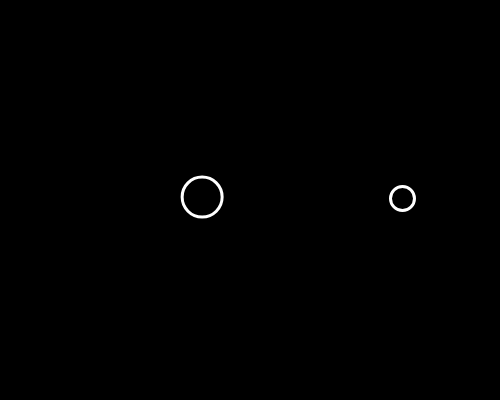
Frame 1 (no input)
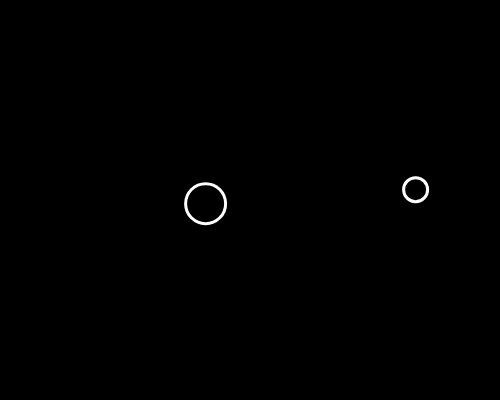
Frame 60 (no input)
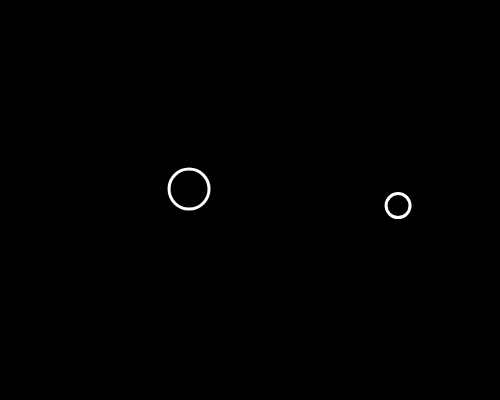
Frame 120 (the mouse pressed at the canvas centre since frame 60)

The p5.js sketch that drew these frames (run headless with seeded random() and noise() and a simulated clock; from frame 60 on, the mouse is pressed at the canvas centre):

// p5.js sketch
// ── sketch.js
let bubble;

function setup() {
  createCanvas(500, 400);
  bubble = new Bubble(200, 200, 20);
  mubble = new Bubble(400, 200, 12);

}

function draw() {
  background(0);
  bubble.move();
  bubble.show();
  mubble.move();
  mubble.show();

}

class Bubble {
  constructor(x, y, r) {
    this.x = x;
    this.y = y;
    this.r = r;
  }

  move() {
    this.x = this.x + random(-5, 5);
    this.y = this.y + random(-5, 5);
    if (this.x > width || this.x < 0 || this.y > height || this.y < 0) {
      this.x = width / 2;
      this.y = height / 2;
    }

  }

  show() {
    stroke(255);
    strokeWeight(3);
    noFill();
    ellipse(this.x, this.y, this.r * 2, this.r * 2);
  }

}

/*
Website
http://nexusbug.com/

github Repo
https://github.com/nexusbug/Code_365

About
Doing a challenge, coding three sixty five
There I hop on the train of Mr. Shiffman
And code along rainbow colored railway
One video each day, keeps the gray away

Coding Train
Daniel Shiffman
https://www.youtube.com/user/shiffman/
https://www.patreon.com/codingtrain

Framework
p5js - A beautiful Javascript library
https://p5js.org/

this.day
47th
2017 October 10

this.video
6.3: Constructor Arguments with Classes in JavaScript - p5.js Tutorial
https://youtu.be/rHiSsgFRgx4
*/
